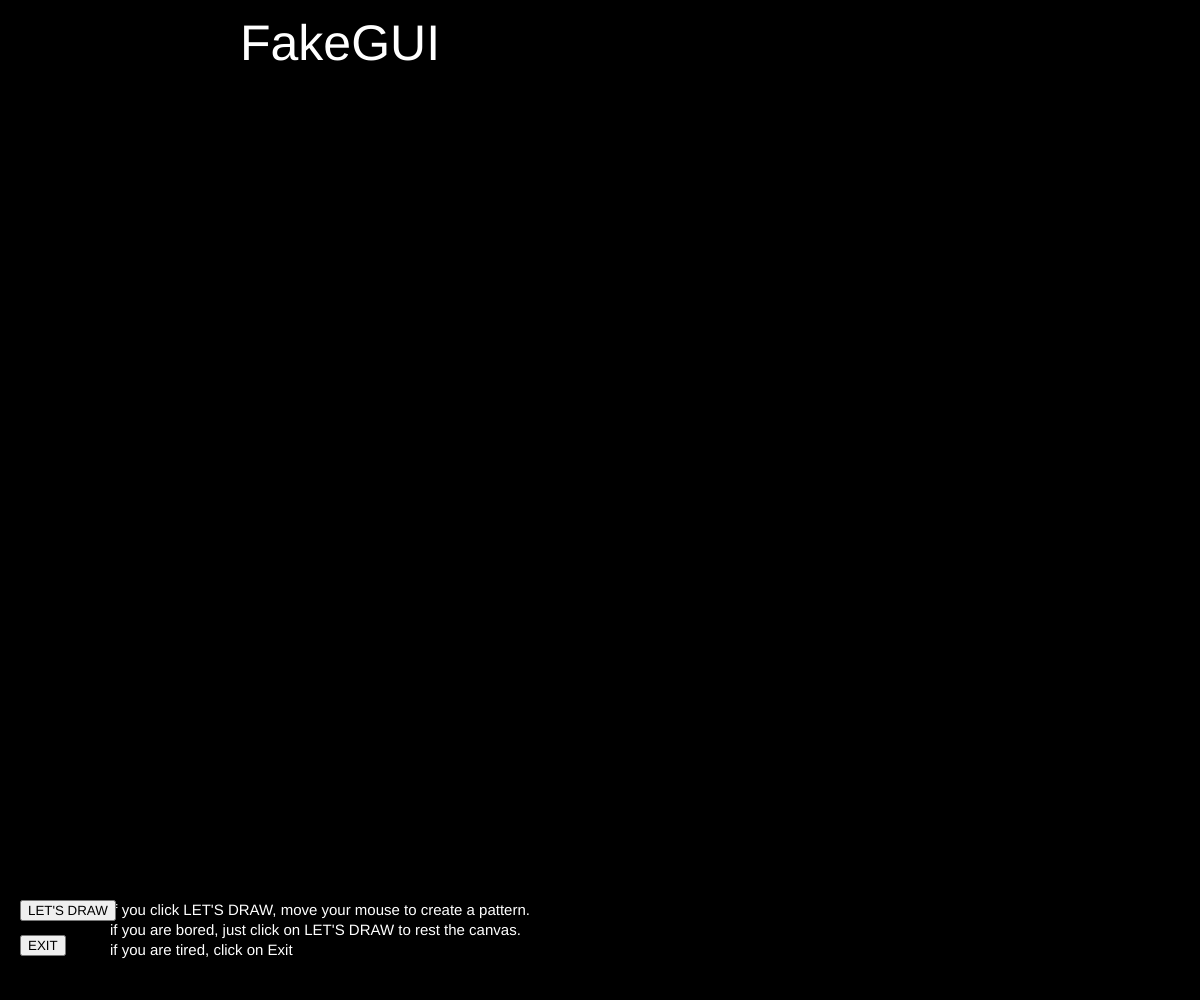
Frame 1 (no input)
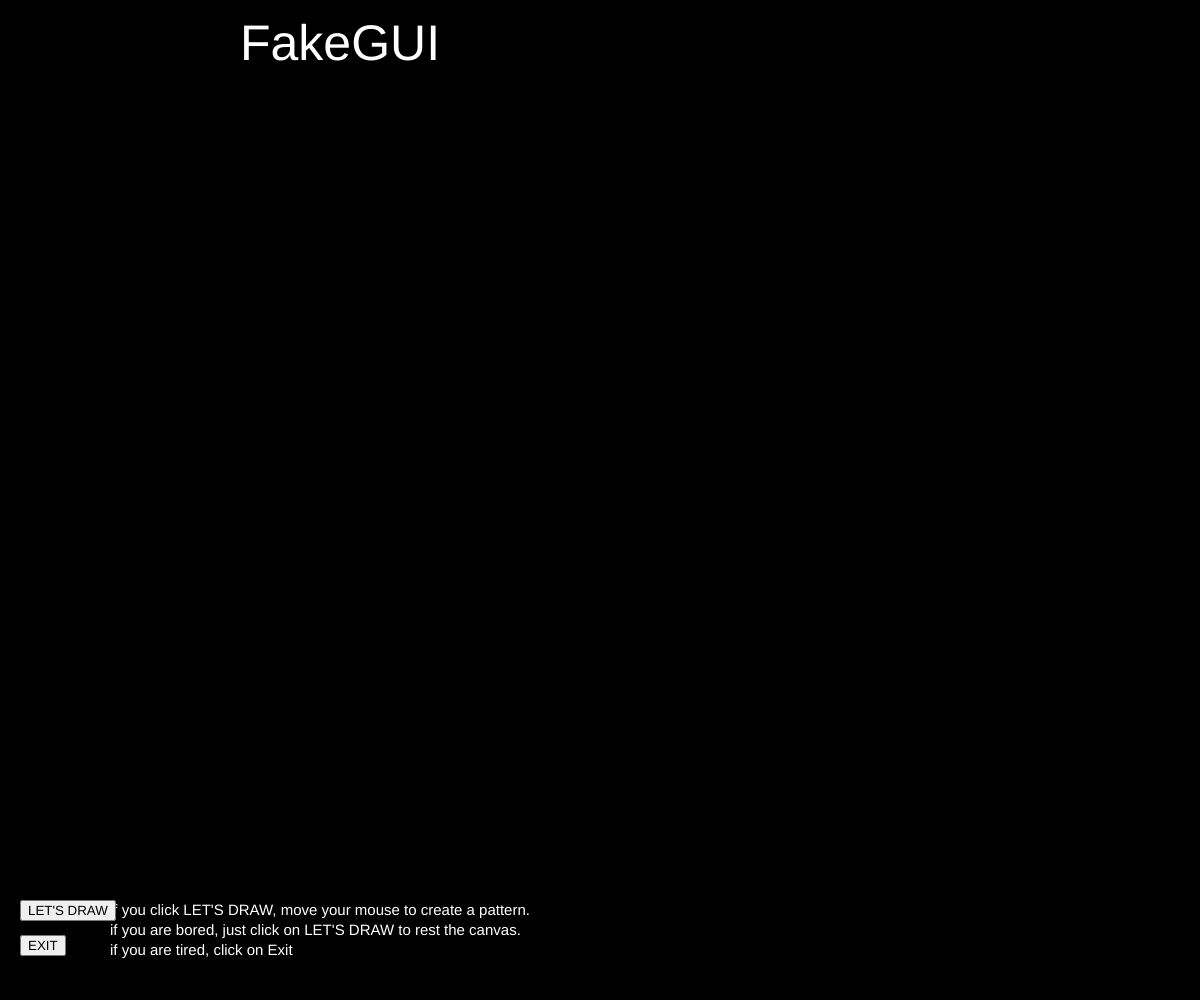
Frame 60 (no input)
Frame 120 (the mouse pressed at the canvas centre since frame 60): identical to frame 60, image omitted

The p5.js sketch that drew these frames (run headless with seeded random() and noise() and a simulated clock; from frame 60 on, the mouse is pressed at the canvas centre):

// p5.js sketch
// ── sketch.js
let letdraw;
let letplay;
let count = 0
let stop=0
let game = "hell";
let size=10;
function setup() {
  background(0);
  createCanvas(windowWidth, windowHeight);
  rect(100,height-100,width-150,70);
}

function draw() {
  
  if (count==0)
  {
  background(0);
  //rect(20,20,width-40,40);
  fill("white")
  textSize(50);
  text("FakeGUI",240,60)
  
  instruct();
    
  letdraw = createButton("LET'S DRAW");
  letdraw.position(20,height-100);
  letdraw.mousePressed(setdraw);

  letplay = createButton("EXIT");
  letplay.position(20,height-65);
  letplay.mousePressed(setplay);
  }
  
  else if (count==1)
  {
    if (mouseIsPressed)
    {
      rect(mouseX,mouseY,size,size);
      
      noStroke();
    } 
  }
  
  else if (count==2)
  {
    
    if(stop<500)
    {
    
    let x=random(width-300);
    let y=random(height);
    fill(0,0,random(0,225));
    text("Goodbye!",x,y);
    textSize(random(5,100));
    // noStroke();
    // fill(0,0,random(10,225));
    // rect(x,y,50,50);
    stop++;
    }
    else
    {
    clear();
    }
  }
}
  
function setdraw()
{
  count=1;
  background("magenta") ;
  instruct();
}

function setplay()
{
  count=2;
  background("blue") ; 
  instruct();
}

function instruct()
{
  //noFill();
 //rect(100,height-100,width-150,70);
  textSize(15);
  fill("white")
  text("if you click LET'S DRAW, move your mouse to create a pattern.",110,height-85);
  text("if you are bored, just click on LET'S DRAW to rest the canvas.",110,height-65);
    text("if you are tired, click on Exit",110,height-45);
     
}
